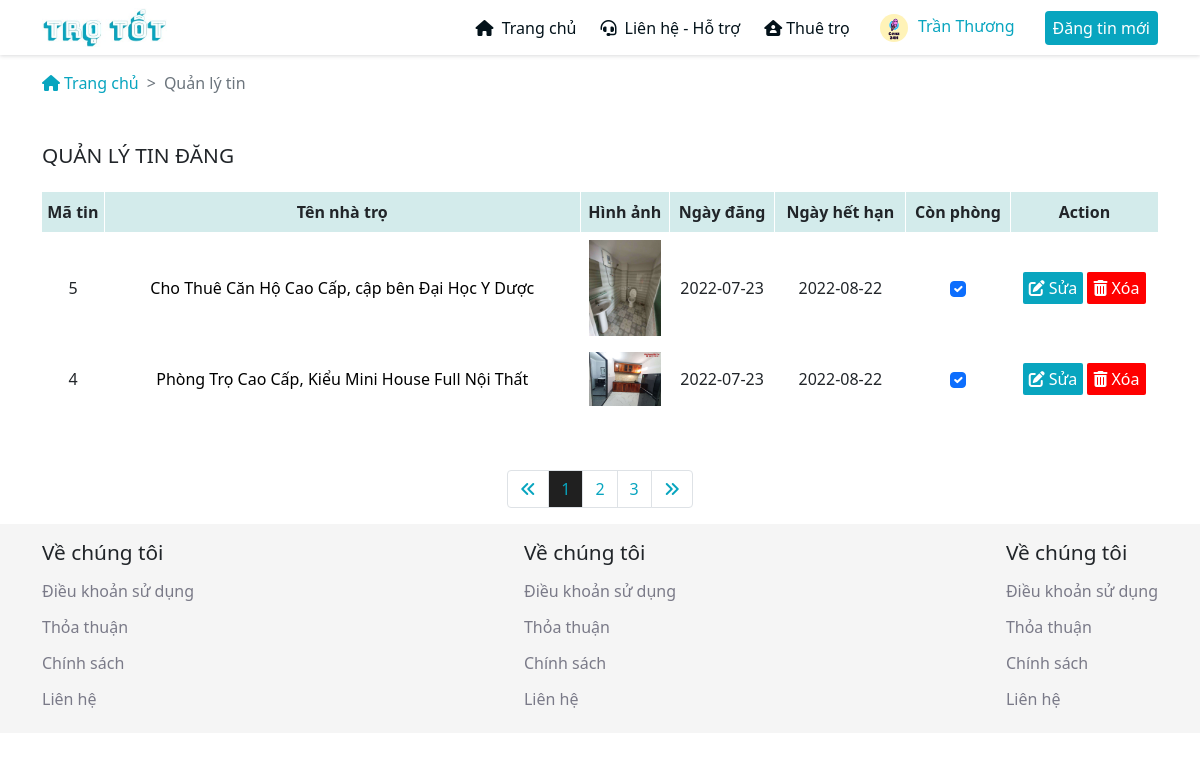
Screenshot of /pages/quan-ly-tin.php (signed in) with the database file from the repository.
### tables this page shows
CREATE TABLE `users` (
  `id` int(11) NOT NULL,
  `email` varchar(100) NOT NULL,
  `name` varchar(100) NOT NULL,
  `username` char(100) NOT NULL,
  `password` char(100) NOT NULL,
  `sodu` int(100) NOT NULL,
  `tel` char(20) NOT NULL,
  `diachi` varchar(255) NOT NULL,
  `link_avt` varchar(100) NOT NULL,
  `level` int(3) NOT NULL,
  `date_c` date NOT NULL
);

CREATE TABLE `posts` (
  `id` int(11) NOT NULL,
  `username` varchar(100) NOT NULL,
  `ten_tro` varchar(255) NOT NULL,
  `dia_chi` varchar(255) NOT NULL,
  `gia_phong` varchar(100) NOT NULL,
  `mo_ta` varchar(2000) NOT NULL,
  `hinh_anh` varchar(300) NOT NULL,
  `link_map` varchar(1000) NOT NULL,
  `gia_tien` int(100) NOT NULL,
  `so_ngay` int(3) NOT NULL,
  `ngay_dang_tin` date NOT NULL,
  `ngay_het_han` date NOT NULL
);

### admin/config.php (called while the page is built, shortened)
<?php
$ketnoi = mysqli_connect(LOCALHOST, USERNAME, PASSWORD, DATABASE);
$ketnoi->query("set names 'utf8'");
if (isset($_SESSION['username'])) {
    $username = $_SESSION['username'];
    $user = $ketnoi->query("SELECT * FROM `users` WHERE `username` = '$username' ")->fetch_array();
}
if(isset($_SESSION['username'])){
    if($user['name'] != ""){
        $_name = $user['name']." ";
    }else{
        $_name = "Bạn chưa cập nhật tên";
    }
}

### pages/quan-ly-tin.php (the view, shortened to what this page needs)
<?php
require_once("../admin/config.php");
?>
<!DOCTYPE html>
<html lang="en">
<head>
    <link rel="stylesheet" href="../pages/assets/css/bootstrap.min.css">
    <link rel="stylesheet" href="https://cdnjs.cloudflare.com/ajax/libs/font-awesome/6.1.1/css/all.min.css">
    <link rel="stylesheet" href="../pages/assets/css/style.css">
    <link rel="stylesheet" href="../pages/assets/css/responsive.css">
    <link rel="stylesheet" href="../pages/assets/css/themify-icons.css">
</head>
<body>
    <div class="main">
        <?php require_once('../admin/header.php'); ?>
        <div class="container">
            <div class="row mt-3">
                <div class="col-lg-12">
                    <nav style="--bs-breadcrumb-divider: '>';" aria-label="breadcrumb">
                        <ol class="breadcrumb">
                            <li class="breadcrumb-item"><a href="../pages/index.html"><i class="fa-solid fa-house me-1"></i>Trang chủ</a></li>
                            <li class="breadcrumb-item active">Quản lý tin</li>
                        </ol>
                    </nav>
                </div>
            </div>
        </div>
        <div class="container">
            <div class="row">
                <div class="col-lg-12">
                    <div class="post-content">
                        <h6 class="post-content__title">QUẢN LÝ TIN ĐĂNG</h6>
                        <div class="post-content__body">
                            <div class="tab-content active" id="post-success">
                                <table>
                                    <tr>
                                        <th>Mã tin</th>
                                        <th>Tên nhà trọ</th>
                                        <th>Hình ảnh</th>
                                        <th>Ngày đăng</th>
                                        <th>Ngày hết hạn</th>
                                        <th>Còn phòng</th>
                                        <th>Action</th>
                                    </tr>
                                    <?php
                                    $SQL = "SELECT * FROM `posts` WHERE `username` = '".$user['username']."' ORDER BY `id` DESC";
                                    $querryy = $ketnoi->query($SQL);
                                    while ($row = mysqli_fetch_array($querryy)) {
                                        $id = $row['id'];
                                        $ten_tro = $row['ten_tro'];
                                        $ngay_dang_tin = $row['ngay_dang_tin'];
                                        $ngay_het_han = $row['ngay_het_han'];
                                        $hinh_anh = explode(",", $row['hinh_anh'])[0];
                                    ?>
                                    <tr>
                                        <td><?=$id?></td>
                                        <td><a href="../product-detail?id=<?=$id?>" style="text-decoration: none; background-color:#fff; color:black;"><?=$ten_tro?></a></td>
                                        <td><img src="<?=$hinh_anh?>" alt=""></td>
                                        <td><?=$ngay_dang_tin?></td>
                                        <td><?=$ngay_het_han?></td>
                                        <td>
                                        <form>
                                            <div class="form-check d-flex align-items-center justify-content-center">
                                                <input type="checkbox" class="form-check-input" id="exampleCheck1" checked>
                                            </div>
                                            </form>
                                        </td>
                                        <td>
                                            <a href="../chinh-sua-tin?ID=<?=$id?>"><i class="fa-solid fa-pen-to-square me-1"></i>Sửa</a>
                                            <a href="../pages/run_code.php?DELETE_POSTS&ID=<?=$id?>"><i class="fa-solid fa-trash-can me-1"></i>Xóa</a>
                                        </td>
                                    </tr>
                                    <?php
                                    }
                                    ?>
                                </table>
                            </div>
                        </div>
                    </div>
                </div>
            </div>
            <div class="row">
                <div class="col-lg-12 d-flex justify-content-center">
                    <nav class="mt-4" aria-label="Page navigation example">
                        <ul class="pagination">
                            <li class="page-item"><a class="page-link" href="#"><i class="fa-solid fa-angles-left"></i></a></li>
                            <li class="page-item"><a class="page-link active" href="#">1</a></li>
                            <li class="page-item"><a class="page-link" href="#">2</a></li>
                            <li class="page-item"><a class="page-link" href="#">3</a></li>
                            <li class="page-item"><a class="page-link" href="#"><i class="fa-solid fa-angles-right"></i></a></li>
                        </ul>
                    </nav>
                </div>
            </div>
        </div>
        <?php require_once('../admin/footer.php'); ?>
    </div>
</body>
</html>

### admin/header.php (shortened to what this page needs)
<header class="header">
            <div class="container">
                <div class="row d-flex align-items-center">
                    <div class="col-lg-2 col-4">
                        <div class="logo">
                            <a href="../trang-chu"><img src="../pages/assets/img/logo/logo1.jpg" alt=""></a>
                        </div>
                    </div>
                    <div class="col-lg-10 col-8">
                        <div class="nav">
                            <div class="nav__item">
                                <a href="../trang-chu" class="nav__link"><i class="fa-solid fa-house me-1"></i> Trang chủ</a>
                            </div>
                            <div class="nav__item">
                                <a href="../lien-he-ho-tro" class="nav__link"> <i class="fa-solid fa-headset me-1"></i> Liên hệ - Hỗ trợ</a>
                            </div>
                            <div class="nav__item">
                                <a href="" class="nav__link"><i class="fa-solid fa-house-user me-1"></i>Thuê trọ</a>
                            </div>
                            <div class="nav__item js-info-menu">
                                <button>
                                    <img src="" alt="" id="avatar_1">
                                    <span><?=$_name;?></span>
                                </button>
                            </div>
                            <div class="nav__item active">
                                <a href="../dang-tin-moi" class="nav__link">Đăng tin mới</a>
                            </div>
                        </div>
                    </div>
                </div>
            </div>
        </header>

### admin/footer.php (shortened to what this page needs)
<div class="footer">
    <div class="container">
        <div class="row">
            <div class="col-lg-4 col-md-4 col-xs-12">
                <div class="footer__list">
                    <h6 class="footer__title">Về chúng tôi</h6>
                    <a href="" class="footer__link">Điều khoản sử dụng</a>
                    <a href="" class="footer__link">Thỏa thuận</a>
                    <a href="" class="footer__link">Chính sách</a>
                    <a href="" class="footer__link">Liên hệ</a>
                </div>
            </div>
            <div class="col-lg-4 col-md-4 col-xs-12 d-flex justify-content-center">
                <div class="footer__list">
                    <h6 class="footer__title">Về chúng tôi</h6>
                    <a href="" class="footer__link">Điều khoản sử dụng</a>
                    <a href="" class="footer__link">Thỏa thuận</a>
                    <a href="" class="footer__link">Chính sách</a>
                    <a href="" class="footer__link">Liên hệ</a>
                </div>
            </div>
            <div class="col-lg-4 col-md-4 col-xs-12 d-flex justify-content-end">
                <div class="footer__list">
                    <h6 class="footer__title">Về chúng tôi</h6>
                    <a href="" class="footer__link">Điều khoản sử dụng</a>
                    <a href="" class="footer__link">Thỏa thuận</a>
                    <a href="" class="footer__link">Chính sách</a>
                    <a href="" class="footer__link">Liên hệ</a>
                </div>
            </div>
        </div>
    </div>
</div>

### pages/assets/css/style.css (style rules this page uses)
:root { --text-color: #03121a; --primary-color: #08a5bf; }
html { font-family: 'Barlow', sans-serif; }
.header { box-shadow: 0 1px 4px rgba(70, 75, 80, .2); padding: 8px 0; }
.nav { display: flex; align-items: center; justify-content: flex-end; }
.nav__item { margin-left: 24px; position: relative; }
.nav__item.active a { padding: 6px 8px; background-color: var(--primary-color); color: #fff; border-radius: 4px; }
.nav__item button { border: none; background-color: transparent; }
.nav__item button img { width: 28px; height: 28px; border-radius: 50%; margin-right: 6px; }
.nav__item button span { color: var(--primary-color); font-weight: 500; }
.nav__link { text-decoration: none; font-weight: 500; color: var(--text-color); }
.logo img { width: 75%; height: auto; }
.breadcrumb-item a { text-decoration: none; color: var(--primary-color); }
.page-link { color: var(--primary-color); font-weight: 500; }
.page-link.active { background-color: rgb(32, 32, 32); color: var(--primary-color); }
.footer, .footer-mobile { width: 100%; padding: 16px 0; background-color: #f5f5f5; }
.footer__title { font-size: 1.3rem; }
.footer__list, .footer-mobile__list { display: flex; flex-direction: column; }
.footer__link, .footer-mobile__link { text-decoration: none; padding: 6px 0; color: #7a7a88; }
.tab-content { display: none; }
.tab-content.active { display: block; }
.post-content { margin: 32px 0; }
.post-content__title { margin: 12px 0; font-size: 1.3rem; }
.post-content__body .tab-content { margin-top: 24px; }
.post-content__body table { width: 100%; }
.post-content__body table th { padding: 8px 0; background-color: rgb(211, 235, 235); text-align: center; }
.post-content__body table td { padding: 8px 0; text-align: center; }
.post-content__body table td img { width: 72px; height: auto; }
.post-content__body table td a { display: inline-block; padding: 4px 6px; text-decoration: none; border-radius: 2px; }
.post-content__body table td a:first-child { background-color: var(--primary-color); color: #fff; }
.post-content__body table td a:last-child { background-color: #ff0000; color: #fff; }
.post-content__body table th:not(:last-child) { border-right: 1px solid #fff; }

### rows the page displays
users: name "Trần Thương"
posts: id "5", ten_tro "Cho Thuê Căn Hộ Cao Cấp, cập bên Đại Học Y Dược", shows a picture, ngay_dang_tin "2022-07-23", ngay_het_han "2022-08-22"
posts: id "4", ten_tro "Phòng Trọ Cao Cấp, Kiểu Mini House Full Nội Thất", shows a picture, ngay_dang_tin "2022-07-23", ngay_het_han "2022-08-22"
